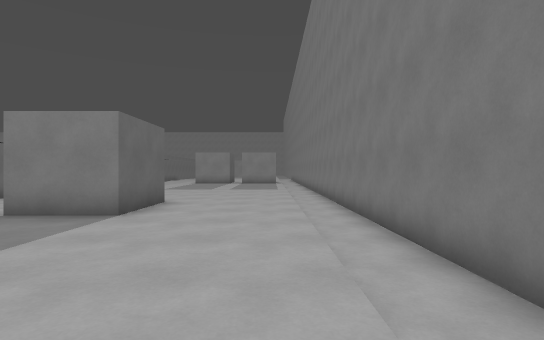
view 1 (above)

24 first-person views from a walk through a level from a Godot 3-D game. The camera is 1.2 m above the floor, looks level and sees 80° across. The floor is counted in squares, 1.44 m on a side. Each view is taken from the middle of a square. On the plan, view 1 faces up. The plan holds only what a view shows up to about 11 squares ahead; the rest is blank. The place goes on beyond the plan. Characters and animated objects are left out.

view 2
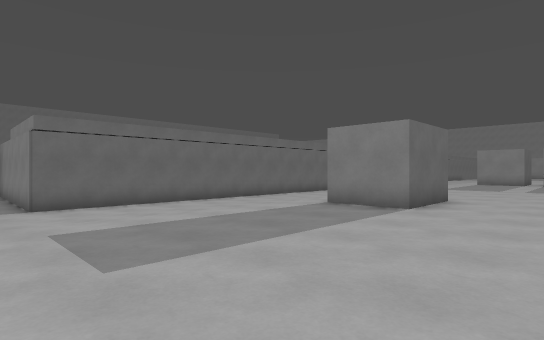

view 3
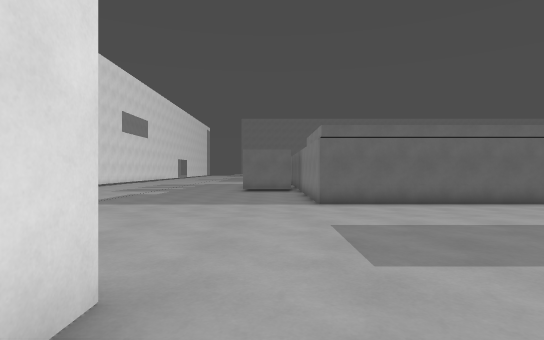

view 4
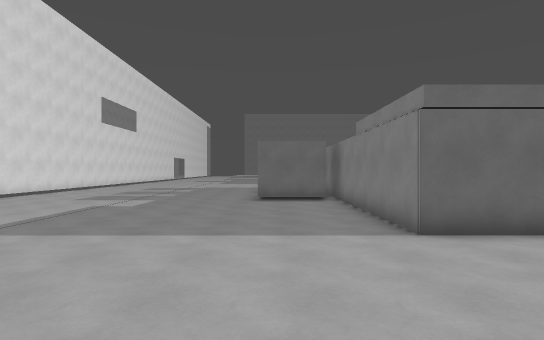

view 5
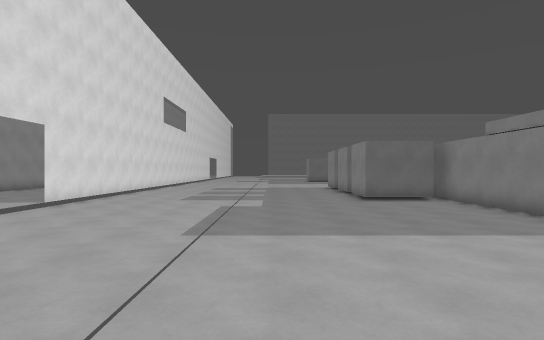

view 6
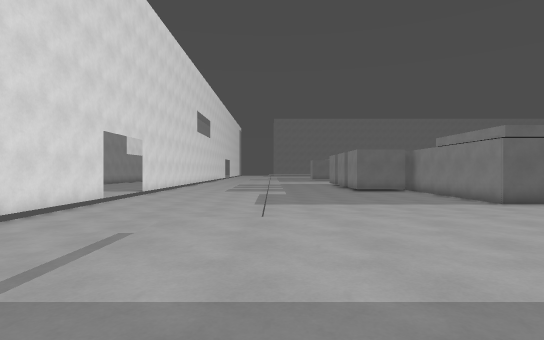

view 7
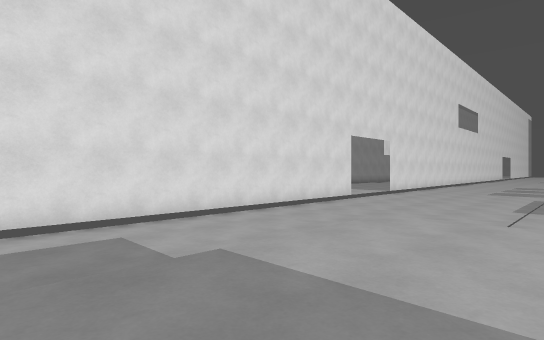

view 8
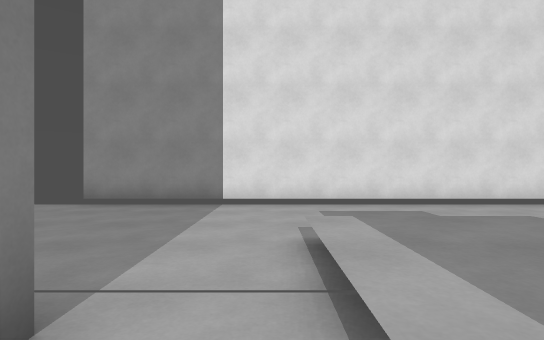

view 9
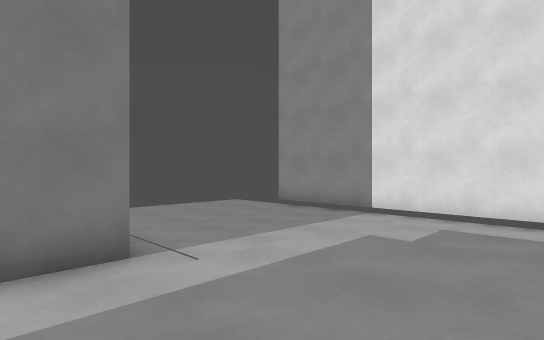

view 10
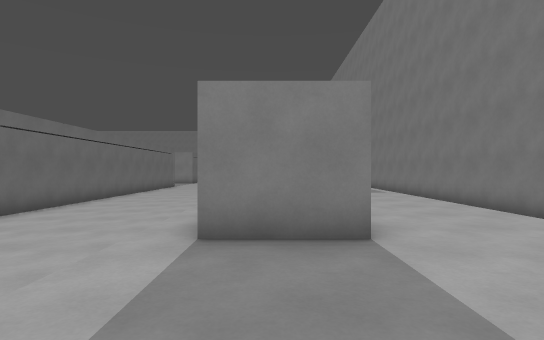

view 11
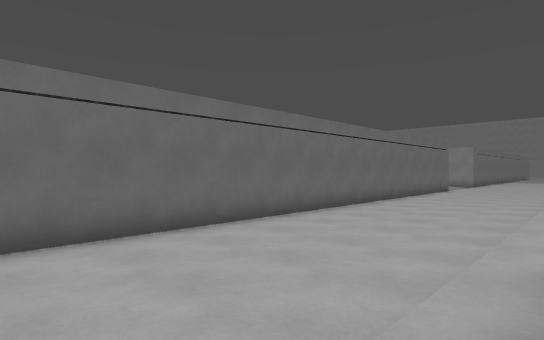

view 12
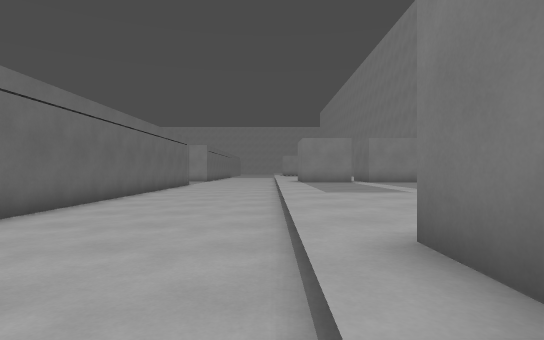

view 13
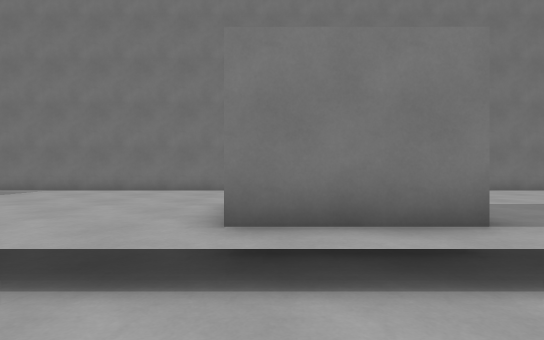

view 14
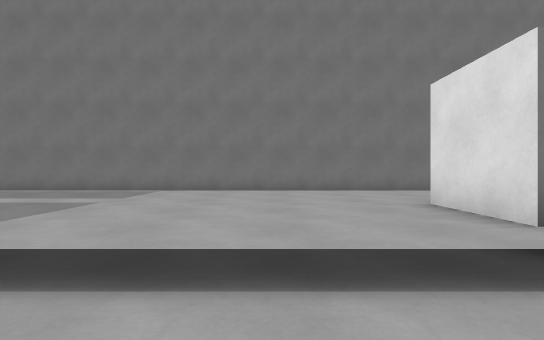

view 15
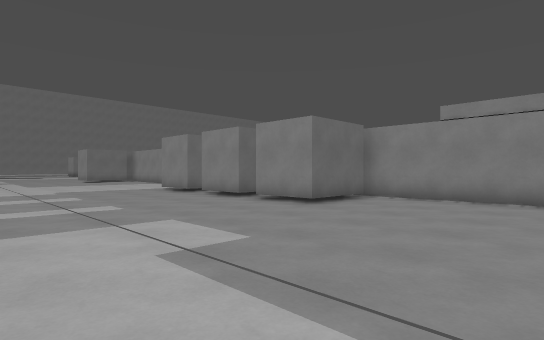

view 16
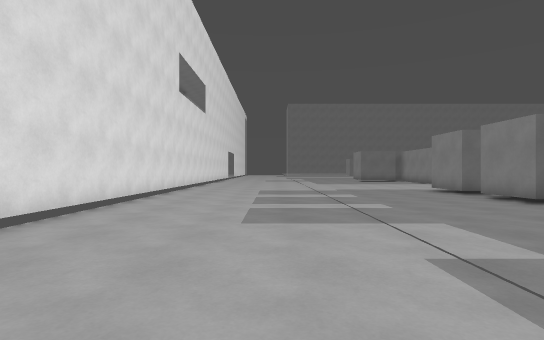

view 17
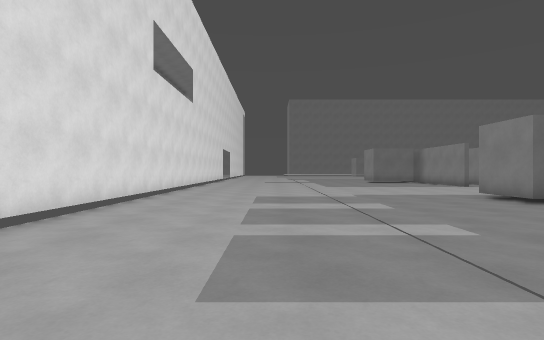

view 18
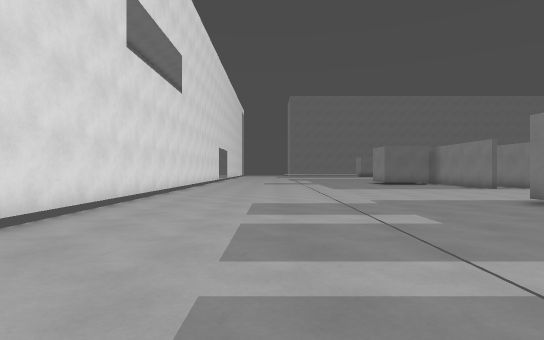

view 19
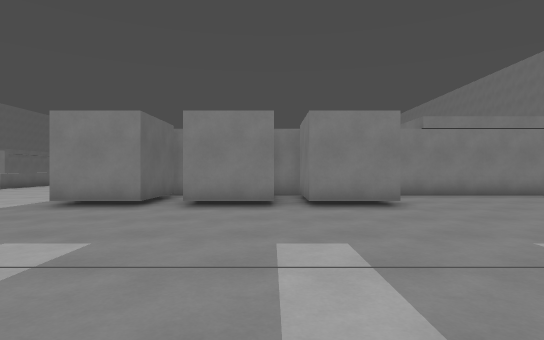

view 20
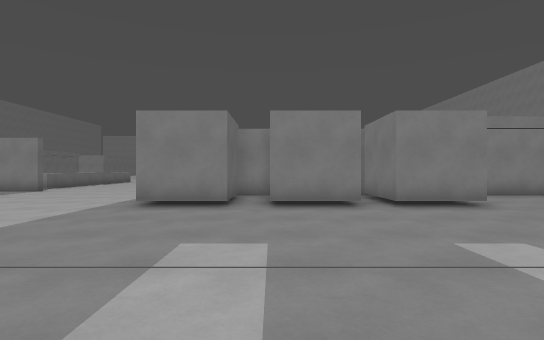

view 21
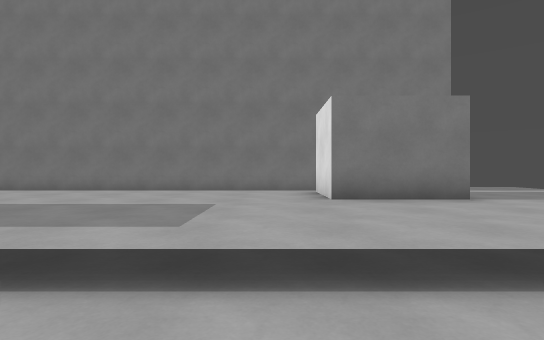

view 22
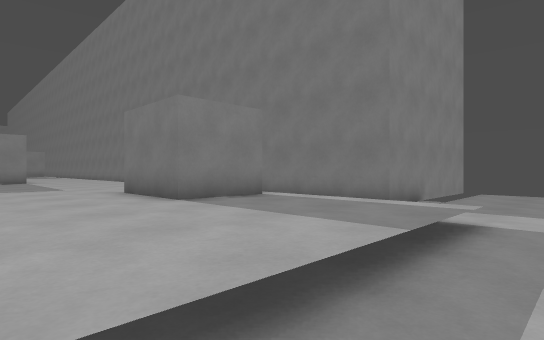

view 23
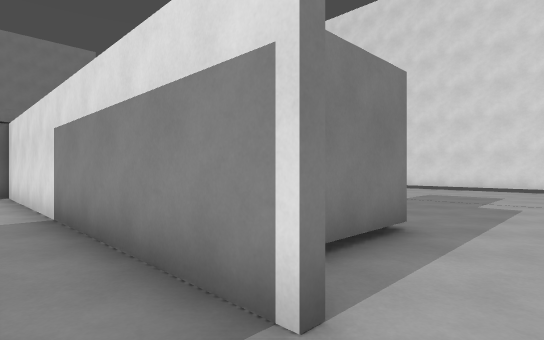

view 24
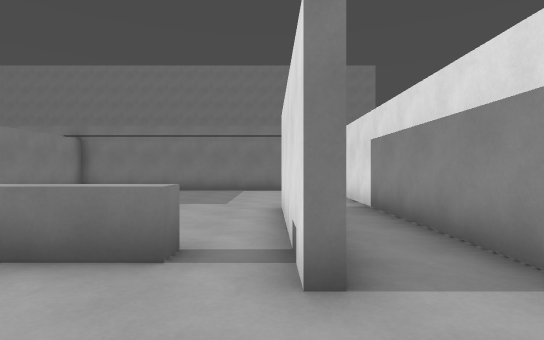

### Floor plan
Key: @ floor where view 1 was taken; # wall or solid block; x gap in a wall; . main floor; : floor 0.25 m higher than the main floor; + floor 0.5 m higher than the main floor; / step, stairs or slope; ^ raised ledge; T thing the floor can be seen under or through.
Columns run from 28 left of view 1 to 7 right of it. Each row starts with its distance up from view 1.
 17                  #..../++++++  #
 16                  #..../++++++  #
 15                  #..../++++++  #
 14                  #..../++++++  #
 13                  #..../++++++  #
 12                  #..../++++++  #
 11          ###     #..../++++++..#
 10                  #..../++++++..#
  9                  #..../++++++..#
  8                  #..../###+++..#
  7                  #..../###+++..#
  6    ^      ..     #..../###+++..#
  5   .^  ......     #..../++++++..#
  4   .^........     #... /++++++..#
  3 . ..........     #... /++++++..#
  2  ..TTTTT         #... /++++++..#
  1 ...T.......#######... /++++++  #
  0 ...#########........../+++++@  #
 -1 ...# ## ## #........../++++++  #
 -2 ...#########........../+++###  #
 -3 ....................../+++###  #
 -4 ....................../+++###  #
 -5 ....................../++++++..#
 -6 ....................../++++++..###
 -7 ....................../++++++....###
 -8 ....................../++++++.......
 -9 ......................///////.......
-10 ....................................
-11 ....................................
-12 ....................................
-13 #############x:: ##################

Positions as (right, up) in squares from view 1, and headings:
1: (0, 0), facing up
2: (0, -1), facing up-left
3: (0, -1), facing left
4: (-5, -2), facing left
5: (-5, -6), facing left
6: (0, -7), facing left
7: (0, -6), facing down-left
8: (1, -5), facing down
9: (-2, -5), facing down-right
10: (-4, 2), facing up
11: (-5, 5), facing up-left
12: (-6, 6), facing up
13: (-8, 8), facing right
14: (-8, 11), facing right
15: (-12, -9), facing up-left
16: (-12, -9), facing left
17: (-15, -9), facing left
18: (-17, -9), facing left
19: (-20, -10), facing up
20: (-22, -10), facing up
21: (-8, -1), facing right
22: (-5, -10), facing up-right
23: (-27, 2), facing down-right
24: (-28, 3), facing right
